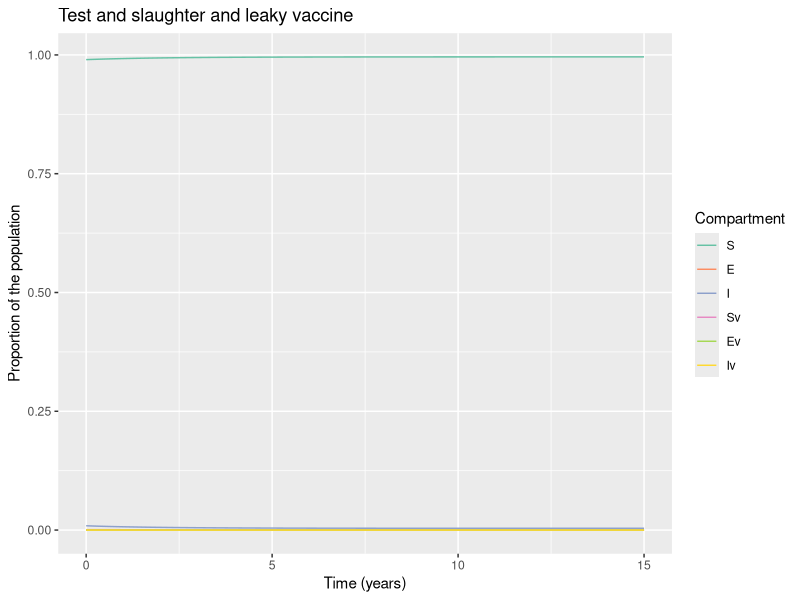

Generate this figure with R:
# LOAD THE PACKAGES:
library(deSolve)
library(reshape2)
library(ggplot2)


# MODEL INPUTS:

initial_state_values <- c(S = 1224000 - 12138,
                          E = 1000,        
                          I = 11138,        
                          Sv = 0,      
                          Ev = 0,
                          Iv = 0)      

# Parameters
#R0=0.42

parameters <- c(beta = 0.4,     # the infection rate in units of years^-1  5.2
                delta = 0.01*365,     # the latency period in units of years^-1 
                c_s = 0.39,       # the reduction in the force of infection
                # acting on those vaccinated
                c_i = 0.39,# the reduction in the infectivity of vaccinated infected bovines  
                u = 1/5,#death rate in units of years^-1 
                a = 0.71, #testing rate in units of years^-1
                b = 1/5, #birth rate in units of years^-1
                vc = 0,  # vaccination rate
                w = 0.002 ) #wildife infection rate 0.131
              
             

# TIMESTEPS:

# Sequence of timesteps to solve the model at
times <- seq(from = 0, to = 15, by =0.1)#from 0 to 10 years, daily intervalS
# MODEL FUNCTION: 

vaccine_model <- function(time, state, parameters) {  
  
  with(as.list(c(state, parameters)), {    
    
    # Defining lambda as a function of beta and E:
    N <- S + E + I + Sv + Ev + Iv 
    lambda <- beta * I/N + c_i * beta * Iv/N 
    # the Ev compartment gets c_i times less infected than the E compartment
    
    
    # The differential equations
    dS <- -lambda * S - u * S - S * w - vc * S + (b * N * (1-vc))+ a * I + a * Iv
    dE <- lambda * S - delta * E - u * E - vc * E 
    dI <- delta * E - a * I - u * I + S * w 
    dSv <- -c_s * lambda * Sv - u * Sv + vc * S  + b * N * vc - Sv * w            
    dEv <- c_s * lambda * Sv - delta * Ev - u * Ev + vc * E 
    dIv <- delta * Ev - a * Iv - u * Iv + Sv * w 
    
    return(list(c(dS, dE, dI, dSv, dEv, dIv))) 
  })
  
}

# MODEL OUTPUT:

# Solving the differential equations using the ode integration algorithm
output <- as.data.frame(ode(y = initial_state_values, 
                            times = times, 
                            func = vaccine_model,
                            parms = parameters))

# PLOT THE OUTPUT

# turn output dataset into long format
output_long <- melt(as.data.frame(output), id = "time")

# Adding a column for the prevalence proportion to the long-format output
output_long$prevalence <- output_long$value/sum(initial_state_values)

# Plot the number in each compartment over time
ggplot(data = output_long,                                               
       aes(x = time, y = prevalence, colour = variable, group = variable)) +  
  geom_line() +                                                          
  xlab("Time (years)")+                                                   
  ylab("Proportion of the population") +
  labs(title = paste("Test and slaughter and leaky vaccine"), 
       colour = "Compartment") +
  scale_colour_brewer(palette = "Set2")

#incidence<- diff(output_long$value[output_long$variable=="T"])
#plot(incidence)
#lambda <- 5.2/2 * (output_long$value[output_long$variable=="I"])
